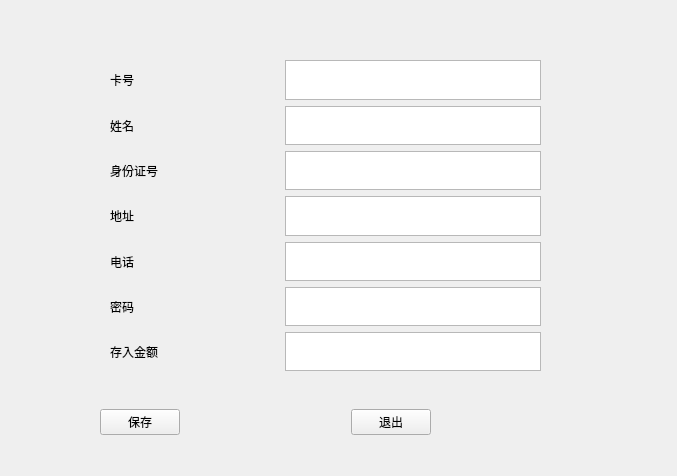
<?xml version="1.0" encoding="UTF-8"?>
<ui version="4.0">
 <class>Reform</class>
 <widget class="QWidget" name="Reform">
  <property name="geometry">
   <rect>
    <x>0</x>
    <y>0</y>
    <width>677</width>
    <height>476</height>
   </rect>
  </property>
  <property name="windowTitle">
   <string>Form</string>
  </property>
  <widget class="QWidget" name="widget_6" native="true">
   <property name="geometry">
    <rect>
     <x>110</x>
     <y>60</y>
     <width>431</width>
     <height>311</height>
    </rect>
   </property>
   <layout class="QVBoxLayout" name="verticalLayout">
    <property name="leftMargin">
     <number>0</number>
    </property>
    <property name="topMargin">
     <number>0</number>
    </property>
    <property name="rightMargin">
     <number>0</number>
    </property>
    <property name="bottomMargin">
     <number>0</number>
    </property>
    <item>
     <widget class="QWidget" name="widget" native="true">
      <layout class="QHBoxLayout" name="horizontalLayout">
       <property name="leftMargin">
        <number>0</number>
       </property>
       <property name="topMargin">
        <number>0</number>
       </property>
       <property name="rightMargin">
        <number>0</number>
       </property>
       <property name="bottomMargin">
        <number>0</number>
       </property>
       <item>
        <widget class="QLabel" name="label">
         <property name="text">
          <string>卡号</string>
         </property>
        </widget>
       </item>
       <item>
        <spacer name="horizontalSpacer">
         <property name="orientation">
          <enum>Qt::Horizontal</enum>
         </property>
         <property name="sizeHint" stdset="0">
          <size>
           <width>40</width>
           <height>20</height>
          </size>
         </property>
        </spacer>
       </item>
       <item>
        <widget class="QTextEdit" name="Cardnumber"/>
       </item>
      </layout>
     </widget>
    </item>
    <item>
     <widget class="QWidget" name="widget_2" native="true">
      <layout class="QHBoxLayout" name="horizontalLayout_2">
       <property name="leftMargin">
        <number>0</number>
       </property>
       <property name="topMargin">
        <number>0</number>
       </property>
       <property name="rightMargin">
        <number>0</number>
       </property>
       <property name="bottomMargin">
        <number>0</number>
       </property>
       <item>
        <widget class="QLabel" name="label_2">
         <property name="enabled">
          <bool>true</bool>
         </property>
         <property name="text">
          <string>姓名</string>
         </property>
        </widget>
       </item>
       <item>
        <spacer name="horizontalSpacer_2">
         <property name="orientation">
          <enum>Qt::Horizontal</enum>
         </property>
         <property name="sizeHint" stdset="0">
          <size>
           <width>40</width>
           <height>20</height>
          </size>
         </property>
        </spacer>
       </item>
       <item>
        <widget class="QTextEdit" name="Name"/>
       </item>
      </layout>
     </widget>
    </item>
    <item>
     <widget class="QWidget" name="widget_3" native="true">
      <layout class="QHBoxLayout" name="horizontalLayout_3">
       <property name="leftMargin">
        <number>0</number>
       </property>
       <property name="topMargin">
        <number>0</number>
       </property>
       <property name="rightMargin">
        <number>0</number>
       </property>
       <property name="bottomMargin">
        <number>0</number>
       </property>
       <item>
        <widget class="QLabel" name="label_3">
         <property name="enabled">
          <bool>true</bool>
         </property>
         <property name="text">
          <string>身份证号</string>
         </property>
        </widget>
       </item>
       <item>
        <spacer name="horizontalSpacer_3">
         <property name="orientation">
          <enum>Qt::Horizontal</enum>
         </property>
         <property name="sizeHint" stdset="0">
          <size>
           <width>40</width>
           <height>20</height>
          </size>
         </property>
        </spacer>
       </item>
       <item>
        <widget class="QTextEdit" name="ID"/>
       </item>
      </layout>
     </widget>
    </item>
    <item>
     <widget class="QWidget" name="widget_4" native="true">
      <layout class="QHBoxLayout" name="horizontalLayout_4">
       <property name="leftMargin">
        <number>0</number>
       </property>
       <property name="topMargin">
        <number>0</number>
       </property>
       <property name="rightMargin">
        <number>0</number>
       </property>
       <property name="bottomMargin">
        <number>0</number>
       </property>
       <item>
        <widget class="QLabel" name="label_4">
         <property name="text">
          <string>地址</string>
         </property>
        </widget>
       </item>
       <item>
        <spacer name="horizontalSpacer_4">
         <property name="orientation">
          <enum>Qt::Horizontal</enum>
         </property>
         <property name="sizeHint" stdset="0">
          <size>
           <width>40</width>
           <height>20</height>
          </size>
         </property>
        </spacer>
       </item>
       <item>
        <widget class="QTextEdit" name="Address"/>
       </item>
      </layout>
     </widget>
    </item>
    <item>
     <widget class="QWidget" name="widget_5" native="true">
      <layout class="QHBoxLayout" name="horizontalLayout_5">
       <property name="leftMargin">
        <number>0</number>
       </property>
       <property name="topMargin">
        <number>0</number>
       </property>
       <property name="rightMargin">
        <number>0</number>
       </property>
       <property name="bottomMargin">
        <number>0</number>
       </property>
       <item>
        <widget class="QLabel" name="label_5">
         <property name="text">
          <string>电话</string>
         </property>
        </widget>
       </item>
       <item>
        <spacer name="horizontalSpacer_5">
         <property name="orientation">
          <enum>Qt::Horizontal</enum>
         </property>
         <property name="sizeHint" stdset="0">
          <size>
           <width>40</width>
           <height>20</height>
          </size>
         </property>
        </spacer>
       </item>
       <item>
        <widget class="QTextEdit" name="Dialnumber"/>
       </item>
      </layout>
     </widget>
    </item>
    <item>
     <widget class="QWidget" name="widget_7" native="true">
      <layout class="QHBoxLayout" name="horizontalLayout_6">
       <property name="leftMargin">
        <number>0</number>
       </property>
       <property name="topMargin">
        <number>0</number>
       </property>
       <property name="rightMargin">
        <number>0</number>
       </property>
       <property name="bottomMargin">
        <number>0</number>
       </property>
       <item>
        <widget class="QLabel" name="label_6">
         <property name="text">
          <string>密码</string>
         </property>
        </widget>
       </item>
       <item>
        <spacer name="horizontalSpacer_6">
         <property name="orientation">
          <enum>Qt::Horizontal</enum>
         </property>
         <property name="sizeHint" stdset="0">
          <size>
           <width>40</width>
           <height>20</height>
          </size>
         </property>
        </spacer>
       </item>
       <item>
        <widget class="QTextEdit" name="Passwd"/>
       </item>
      </layout>
     </widget>
    </item>
    <item>
     <widget class="QWidget" name="widget_8" native="true">
      <layout class="QHBoxLayout" name="horizontalLayout_7">
       <property name="leftMargin">
        <number>0</number>
       </property>
       <property name="topMargin">
        <number>0</number>
       </property>
       <property name="rightMargin">
        <number>0</number>
       </property>
       <property name="bottomMargin">
        <number>0</number>
       </property>
       <item>
        <widget class="QLabel" name="label_7">
         <property name="text">
          <string>存入金额</string>
         </property>
        </widget>
       </item>
       <item>
        <spacer name="horizontalSpacer_7">
         <property name="orientation">
          <enum>Qt::Horizontal</enum>
         </property>
         <property name="sizeHint" stdset="0">
          <size>
           <width>40</width>
           <height>20</height>
          </size>
         </property>
        </spacer>
       </item>
       <item>
        <widget class="QTextEdit" name="Money"/>
       </item>
      </layout>
     </widget>
    </item>
   </layout>
  </widget>
  <widget class="QWidget" name="widget_9" native="true">
   <property name="geometry">
    <rect>
     <x>100</x>
     <y>400</y>
     <width>331</width>
     <height>44</height>
    </rect>
   </property>
   <layout class="QHBoxLayout" name="horizontalLayout_8">
    <item>
     <widget class="QPushButton" name="save">
      <property name="text">
       <string>保存</string>
      </property>
     </widget>
    </item>
    <item>
     <spacer name="horizontalSpacer_8">
      <property name="orientation">
       <enum>Qt::Horizontal</enum>
      </property>
      <property name="sizeHint" stdset="0">
       <size>
        <width>40</width>
        <height>20</height>
       </size>
      </property>
     </spacer>
    </item>
    <item>
     <widget class="QPushButton" name="exit">
      <property name="text">
       <string>退出</string>
      </property>
     </widget>
    </item>
   </layout>
  </widget>
 </widget>
 <resources/>
 <connections/>
</ui>
